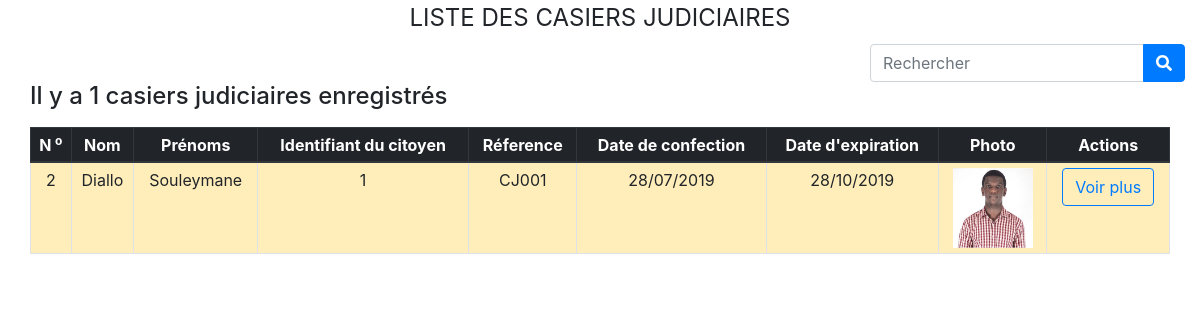
The page /gestion-demo-v3/demande/casier-judiciaire/tableau-casier-judiciaire.php on the database its author committed.
### tables this page shows
CREATE TABLE `casierjudiciaire` (
  `ID_CASIERJUD` int(10) NOT NULL,
  `ID_RESPONSABLE` int(10) NOT NULL,
  `ID_CITOYEN` int(10) NOT NULL,
  `referenceCasJud` varchar(20) NOT NULL,
  `ADRESSE_TRIBUNAL` varchar(150) DEFAULT NULL,
  `TYPE_CASIERJUD` varchar(20) DEFAULT NULL,
  `DATE_CONF_CASIER` date NOT NULL,
  `DATE_EXP_CASIER` date NOT NULL
);

CREATE TABLE `citoyen` (
  `ID_CITOYEN` int(10) NOT NULL,
  `ID_DECNAISS` int(10) NOT NULL,
  `NOM` varchar(50) DEFAULT NULL,
  `PRENOMS` varchar(50) DEFAULT NULL,
  `DATE_NAISS` date DEFAULT NULL,
  `VILLE_NAISS` varchar(50) NOT NULL,
  `LIEU_NAISS` varchar(50) NOT NULL,
  `DOMICILE` varchar(50) DEFAULT NULL,
  `PROFESSION` varchar(50) DEFAULT NULL,
  `NOM_MERE` varchar(50) DEFAULT NULL,
  `PRENOM_MERE` varchar(50) DEFAULT NULL,
  `PROFESSION_MERE` varchar(50) DEFAULT NULL,
  `ADRESSE_MERE` varchar(50) DEFAULT NULL,
  `NOM_PERE` varchar(50) DEFAULT NULL,
  `PRENOM_PERE` varchar(50) DEFAULT NULL,
  `PROFESSION_PERE` varchar(50) DEFAULT NULL,
  `ADRESSE_PERE` varchar(50) DEFAULT NULL,
  `TEL` varchar(15) DEFAULT NULL,
  `EMAIL` varchar(60) DEFAULT NULL,
  `GENRE` varchar(10) DEFAULT NULL,
  `SITUATION_MATRIMONIALE` varchar(50) DEFAULT NULL,
  `TAILLE` float DEFAULT NULL,
  `TEINT` varchar(15) DEFAULT NULL,
  `CHEVEUX` varchar(15) DEFAULT NULL,
  `YEUX` varchar(20) DEFAULT NULL,
  `SIGNE_PARTICULIER` varchar(100) DEFAULT NULL,
  `MOT_PASSE` varchar(50) DEFAULT NULL,
  `NUM_EMPRUNT` varchar(20) DEFAULT NULL,
  `NIN_CITOYEN` varchar(20) DEFAULT NULL,
  `PHOTO_CITOYEN` varchar(255) NOT NULL
);

### gestion-demo-v3/demande/casier-judiciaire/tableau-casier-judiciaire.php (the view, shortened to what this page needs)
<!DOCTYPE html>
<html lang="en">
<head>
    <link rel="stylesheet" href="../../css/bootstrap.min.css">
</head>
<body>
    <div class="container-fluid">
        <legend class="text-uppercase text-center">Liste des casiers judiciaires</legend>
        <div class="d-flex">
            <form action="" class="ml-auto" method="POST">
                <div class="input-group">
                    <input type="search" name="recherche" id="cherche" placeholder="Rechercher" class="form-control">
                    <div class="input-group-append">
                        <button type="submit" name="rechercher" class="btn btn-primary">
                            <span class="fas fa-search"></span>
                        </button>
                    </div>
                </div>
            </form>
        </div>
        <?php
            $con = connexion();
            if(isset($_POST['rechercher'])){
                $id_search = $_POST['recherche'];
                $requete = "SELECT cit.id_citoyen, cit.nom, cit.prenoms, cas.id_casierjud, cas.referenceCasJud,
                            date_format(cas.date_conf_casier, '%d/%m/%Y') as date_conf_casier,
                            date_format(cas.date_exp_casier, '%d/%m/%Y') as date_exp_casier,
                            cit.photo_citoyen
                            FROM casierjudiciaire cas, citoyen cit
                            WHERE cas.id_citoyen = cit.id_citoyen
                            AND cit.id_citoyen = $id_search";
                $result=$con->query($requete);
            }else{
                $requete = "SELECT cit.id_citoyen, cit.nom, cit.prenoms, cas.id_casierjud, cas.referenceCasJud,
                            date_format(cas.date_conf_casier, '%d/%m/%Y') as date_conf_casier,
                            date_format(cas.date_exp_casier, '%d/%m/%Y') as date_exp_casier,
                            cit.photo_citoyen
                            FROM casierjudiciaire cas, citoyen cit
                            WHERE cas.id_citoyen = cit.id_citoyen";
                $result=$con->query($requete);
                $nbart=$result->rowCount();
            }
            if(!$result)
            {
                $mes_erreur=$con->errorInfo();
                echo "Lecture impossible, code", $con->errorCode(),$mes_erreur[2];
            }
            else
            {
            ?>
            <div class="container-fluid">
                <?php
                    if(isset($nbart)){
                        echo "<h4>Il y a $nbart casiers judiciaires enregistrés</h4>";
                    }
                ?>
                <div class="row mt-3">
                    <div class="col-12 col-sm-12 col-md-12 col-lg-12 col-xl-12">
                    <table class="table table-striped table-bordered table-hover  text-center table-sm">
                        <thead class="thead-dark">
                            <tr>
                                <th>N <sup>o</sup></th>
                                <th>Nom</th>
                                <th>Prénoms</th>
                                <th>Identifiant du citoyen</th>
                                <th>Réference</th>
                                <th>Date de confection</th>
                                <th>Date d'expiration</th>
                                <th>Photo</th>
                                <th>Actions</th>
                            </tr>
                        </thead>
                        <tbody>
                            <?php
                            while($ligne=$result->fetch())
                            {
                            ?>
                                <tr class="table-warning">
                                    <td><?= $ligne['id_casierjud'] ?></td>
                                    <td><?= $ligne['nom'] ?></td>
                                    <td><?= $ligne['prenoms'] ?></td>
                                    <td><?= $ligne['id_citoyen'] ?></td>
                                    <td><?= $ligne['referenceCasJud'] ?></td>
                                    <td><?= $ligne['date_conf_casier'] ?></td>
                                    <td><?= $ligne['date_exp_casier'] ?></td>
                                    <td>
                                        <a href="../../images/photos/<?=$ligne['photo_citoyen']?>">
                                            <img  style="width:80px;height:80px" src="../../images/photos/<?=$ligne['photo_citoyen']?>">
                                        </a>
                                    </td>
                                    <td><a href="affiche-casier-judiciaire.php?id=<?=$ligne['id_casierjud']?>" class="btn btn-outline-primary">Voir plus</a></td>
                                </tr>
                            <?php
                            }
                            ?>
                    </table>
                    </div>
                </div>
            </div>
            <?php
                }
            ?>
    </div>
</body>
</html>

### rows shown on the page
casierjudiciaire: ID_CASIERJUD "2", ID_CITOYEN.NOM "Diallo", ID_CITOYEN.PRENOMS "Souleymane", ID_CITOYEN.ID_CITOYEN "1", referenceCasJud "CJ001", date_conf_casier "28/07/2019", date_exp_casier "28/10/2019", ID_CITOYEN.PHOTO_CITOYEN (picture)

### other values the page prints
$nbart "1"
